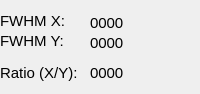
        <widget class="QWidget" name="tab">
         <attribute name="title">
          <string>Integral</string>
         </attribute>
         <widget class="QLabel" name="label_Right_9">
          <property name="geometry">
           <rect>
            <x>0</x>
            <y>60</y>
            <width>131</width>
            <height>25</height>
           </rect>
          </property>
          <property name="font">
           <font>
            <pointsize>11</pointsize>
           </font>
          </property>
          <property name="text">
           <string>Ratio (X/Y):</string>
          </property>
         </widget>
         <widget class="QLabel" name="label_Right_7">
          <property name="geometry">
           <rect>
            <x>0</x>
            <y>10</y>
            <width>111</width>
            <height>21</height>
           </rect>
          </property>
          <property name="font">
           <font>
            <pointsize>11</pointsize>
           </font>
          </property>
          <property name="text">
           <string>FWHM X:</string>
          </property>
         </widget>
         <widget class="QLabel" name="label_Right_8">
          <property name="geometry">
           <rect>
            <x>0</x>
            <y>30</y>
            <width>101</width>
            <height>21</height>
           </rect>
          </property>
          <property name="font">
           <font>
            <pointsize>11</pointsize>
           </font>
          </property>
          <property name="text">
           <string>FWHM Y:</string>
          </property>
         </widget>
         <widget class="QLabel" name="label_0ratio">
          <property name="geometry">
           <rect>
            <x>90</x>
            <y>60</y>
            <width>101</width>
            <height>25</height>
           </rect>
          </property>
          <property name="font">
           <font>
            <pointsize>11</pointsize>
           </font>
          </property>
          <property name="styleSheet">
           <string notr="true"/>
          </property>
          <property name="text">
           <string>0000</string>
          </property>
         </widget>
         <widget class="QLabel" name="label_0fwhmx">
          <property name="geometry">
           <rect>
            <x>90</x>
            <y>10</y>
            <width>101</width>
            <height>25</height>
           </rect>
          </property>
          <property name="font">
           <font>
            <pointsize>11</pointsize>
           </font>
          </property>
          <property name="styleSheet">
           <string notr="true"/>
          </property>
          <property name="text">
           <string>0000</string>
          </property>
         </widget>
         <widget class="QLabel" name="label_0fwhmy">
          <property name="geometry">
           <rect>
            <x>90</x>
            <y>30</y>
            <width>91</width>
            <height>25</height>
           </rect>
          </property>
          <property name="font">
           <font>
            <pointsize>11</pointsize>
           </font>
          </property>
          <property name="styleSheet">
           <string notr="true"/>
          </property>
          <property name="text">
           <string>0000</string>
          </property>
         </widget>
        </widget>
